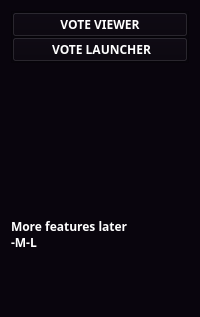
               <widget class="QWidget" name="page_2">
                <property name="geometry">
                 <rect>
                  <x>0</x>
                  <y>0</y>
                  <width>200</width>
                  <height>317</height>
                 </rect>
                </property>
                <property name="styleSheet">
                 <string notr="true">background-color: rgb(9, 5, 13);</string>
                </property>
                <attribute name="icon">
                 <iconset resource="icons.qrc">
                  <normaloff>:/icons/icons/arrow-down-circle.svg</normaloff>:/icons/icons/arrow-down-circle.svg</iconset>
                </attribute>
                <attribute name="label">
                 <string>Vote Zone</string>
                </attribute>
                <layout class="QVBoxLayout" name="verticalLayout_9">
                 <item alignment="Qt::AlignTop">
                  <widget class="QFrame" name="frame_11">
                   <property name="frameShape">
                    <enum>QFrame::StyledPanel</enum>
                   </property>
                   <property name="frameShadow">
                    <enum>QFrame::Raised</enum>
                   </property>
                   <layout class="QVBoxLayout" name="verticalLayout_10">
                    <property name="spacing">
                     <number>0</number>
                    </property>
                    <property name="leftMargin">
                     <number>0</number>
                    </property>
                    <property name="topMargin">
                     <number>0</number>
                    </property>
                    <property name="rightMargin">
                     <number>0</number>
                    </property>
                    <property name="bottomMargin">
                     <number>0</number>
                    </property>
                    <item>
                     <widget class="QPushButton" name="pushButton_13">
                      <property name="palette">
                       <palette>
                        <active>
                         <colorrole role="WindowText">
                          <brush brushstyle="SolidPattern">
                           <color alpha="255">
                            <red>255</red>
                            <green>255</green>
                            <blue>255</blue>
                           </color>
                          </brush>
                         </colorrole>
                         <colorrole role="Button">
                          <brush brushstyle="SolidPattern">
                           <color alpha="255">
                            <red>9</red>
                            <green>5</green>
                            <blue>13</blue>
                           </color>
                          </brush>
                         </colorrole>
                         <colorrole role="Text">
                          <brush brushstyle="SolidPattern">
                           <color alpha="255">
                            <red>255</red>
                            <green>255</green>
                            <blue>255</blue>
                           </color>
                          </brush>
                         </colorrole>
                         <colorrole role="ButtonText">
                          <brush brushstyle="SolidPattern">
                           <color alpha="255">
                            <red>255</red>
                            <green>255</green>
                            <blue>255</blue>
                           </color>
                          </brush>
                         </colorrole>
                         <colorrole role="Base">
                          <brush brushstyle="SolidPattern">
                           <color alpha="255">
                            <red>9</red>
                            <green>5</green>
                            <blue>13</blue>
                           </color>
                          </brush>
                         </colorrole>
                         <colorrole role="Window">
                          <brush brushstyle="SolidPattern">
                           <color alpha="255">
                            <red>9</red>
                            <green>5</green>
                            <blue>13</blue>
                           </color>
                          </brush>
                         </colorrole>
                         <colorrole role="PlaceholderText">
                          <brush brushstyle="NoBrush">
                           <color alpha="128">
                            <red>255</red>
                            <green>255</green>
                            <blue>255</blue>
                           </color>
                          </brush>
                         </colorrole>
                        </active>
                        <inactive>
                         <colorrole role="WindowText">
                          <brush brushstyle="SolidPattern">
                           <color alpha="255">
                            <red>255</red>
                            <green>255</green>
                            <blue>255</blue>
                           </color>
                          </brush>
                         </colorrole>
                         <colorrole role="Button">
                          <brush brushstyle="SolidPattern">
                           <color alpha="255">
                            <red>9</red>
                            <green>5</green>
                            <blue>13</blue>
                           </color>
                          </brush>
                         </colorrole>
                         <colorrole role="Text">
                          <brush brushstyle="SolidPattern">
                           <color alpha="255">
                            <red>255</red>
                            <green>255</green>
                            <blue>255</blue>
                           </color>
                          </brush>
                         </colorrole>
                         <colorrole role="ButtonText">
                          <brush brushstyle="SolidPattern">
                           <color alpha="255">
                            <red>255</red>
                            <green>255</green>
                            <blue>255</blue>
                           </color>
                          </brush>
                         </colorrole>
                         <colorrole role="Base">
                          <brush brushstyle="SolidPattern">
                           <color alpha="255">
                            <red>9</red>
                            <green>5</green>
                            <blue>13</blue>
                           </color>
                          </brush>
                         </colorrole>
                         <colorrole role="Window">
                          <brush brushstyle="SolidPattern">
                           <color alpha="255">
                            <red>9</red>
                            <green>5</green>
                            <blue>13</blue>
                           </color>
                          </brush>
                         </colorrole>
                         <colorrole role="PlaceholderText">
                          <brush brushstyle="NoBrush">
                           <color alpha="128">
                            <red>255</red>
                            <green>255</green>
                            <blue>255</blue>
                           </color>
                          </brush>
                         </colorrole>
                        </inactive>
                        <disabled>
                         <colorrole role="WindowText">
                          <brush brushstyle="SolidPattern">
                           <color alpha="255">
                            <red>255</red>
                            <green>255</green>
                            <blue>255</blue>
                           </color>
                          </brush>
                         </colorrole>
                         <colorrole role="Button">
                          <brush brushstyle="SolidPattern">
                           <color alpha="255">
                            <red>9</red>
                            <green>5</green>
                            <blue>13</blue>
                           </color>
                          </brush>
                         </colorrole>
                         <colorrole role="Text">
                          <brush brushstyle="SolidPattern">
                           <color alpha="255">
                            <red>255</red>
                            <green>255</green>
                            <blue>255</blue>
                           </color>
                          </brush>
                         </colorrole>
                         <colorrole role="ButtonText">
                          <brush brushstyle="SolidPattern">
                           <color alpha="255">
                            <red>255</red>
                            <green>255</green>
                            <blue>255</blue>
                           </color>
                          </brush>
                         </colorrole>
                         <colorrole role="Base">
                          <brush brushstyle="SolidPattern">
                           <color alpha="255">
                            <red>9</red>
                            <green>5</green>
                            <blue>13</blue>
                           </color>
                          </brush>
                         </colorrole>
                         <colorrole role="Window">
                          <brush brushstyle="SolidPattern">
                           <color alpha="255">
                            <red>9</red>
                            <green>5</green>
                            <blue>13</blue>
                           </color>
                          </brush>
                         </colorrole>
                         <colorrole role="PlaceholderText">
                          <brush brushstyle="NoBrush">
                           <color alpha="128">
                            <red>255</red>
                            <green>255</green>
                            <blue>255</blue>
                           </color>
                          </brush>
                         </colorrole>
                        </disabled>
                       </palette>
                      </property>
                      <property name="font">
                       <font>
                        <family>Noto Sans SemiBold</family>
                        <weight>75</weight>
                        <bold>true</bold>
                       </font>
                      </property>
                      <property name="text">
                       <string>VOTE VIEWER</string>
                      </property>
                      <property name="icon">
                       <iconset resource="icons.qrc">
                        <normaloff>:/icons/icons/pie-chart.svg</normaloff>:/icons/icons/pie-chart.svg</iconset>
                      </property>
                      <property name="iconSize">
                       <size>
                        <width>16</width>
                        <height>20</height>
                       </size>
                      </property>
                     </widget>
                    </item>
                    <item>
                     <widget class="QPushButton" name="pushButton_14">
                      <property name="palette">
                       <palette>
                        <active>
                         <colorrole role="WindowText">
                          <brush brushstyle="SolidPattern">
                           <color alpha="255">
                            <red>255</red>
                            <green>255</green>
                            <blue>255</blue>
                           </color>
                          </brush>
                         </colorrole>
                         <colorrole role="Button">
                          <brush brushstyle="SolidPattern">
                           <color alpha="255">
                            <red>9</red>
                            <green>5</green>
                            <blue>13</blue>
                           </color>
                          </brush>
                         </colorrole>
                         <colorrole role="Text">
                          <brush brushstyle="SolidPattern">
                           <color alpha="255">
                            <red>255</red>
                            <green>255</green>
                            <blue>255</blue>
                           </color>
                          </brush>
                         </colorrole>
                         <colorrole role="ButtonText">
                          <brush brushstyle="SolidPattern">
                           <color alpha="255">
                            <red>255</red>
                            <green>255</green>
                            <blue>255</blue>
                           </color>
                          </brush>
                         </colorrole>
                         <colorrole role="Base">
                          <brush brushstyle="SolidPattern">
                           <color alpha="255">
                            <red>9</red>
                            <green>5</green>
                            <blue>13</blue>
                           </color>
                          </brush>
                         </colorrole>
                         <colorrole role="Window">
                          <brush brushstyle="SolidPattern">
                           <color alpha="255">
                            <red>9</red>
                            <green>5</green>
                            <blue>13</blue>
                           </color>
                          </brush>
                         </colorrole>
                         <colorrole role="PlaceholderText">
                          <brush brushstyle="NoBrush">
                           <color alpha="128">
                            <red>255</red>
                            <green>255</green>
                            <blue>255</blue>
                           </color>
                          </brush>
                         </colorrole>
                        </active>
                        <inactive>
                         <colorrole role="WindowText">
                          <brush brushstyle="SolidPattern">
                           <color alpha="255">
                            <red>255</red>
                            <green>255</green>
                            <blue>255</blue>
                           </color>
                          </brush>
                         </colorrole>
                         <colorrole role="Button">
                          <brush brushstyle="SolidPattern">
                           <color alpha="255">
                            <red>9</red>
                            <green>5</green>
                            <blue>13</blue>
                           </color>
                          </brush>
                         </colorrole>
                         <colorrole role="Text">
                          <brush brushstyle="SolidPattern">
                           <color alpha="255">
                            <red>255</red>
                            <green>255</green>
                            <blue>255</blue>
                           </color>
                          </brush>
                         </colorrole>
                         <colorrole role="ButtonText">
                          <brush brushstyle="SolidPattern">
                           <color alpha="255">
                            <red>255</red>
                            <green>255</green>
                            <blue>255</blue>
                           </color>
                          </brush>
                         </colorrole>
                         <colorrole role="Base">
                          <brush brushstyle="SolidPattern">
                           <color alpha="255">
                            <red>9</red>
                            <green>5</green>
                            <blue>13</blue>
                           </color>
                          </brush>
                         </colorrole>
                         <colorrole role="Window">
                          <brush brushstyle="SolidPattern">
                           <color alpha="255">
                            <red>9</red>
                            <green>5</green>
                            <blue>13</blue>
                           </color>
                          </brush>
                         </colorrole>
                         <colorrole role="PlaceholderText">
                          <brush brushstyle="NoBrush">
                           <color alpha="128">
                            <red>255</red>
                            <green>255</green>
                            <blue>255</blue>
                           </color>
                          </brush>
                         </colorrole>
                        </inactive>
                        <disabled>
                         <colorrole role="WindowText">
                          <brush brushstyle="SolidPattern">
                           <color alpha="255">
                            <red>255</red>
                            <green>255</green>
                            <blue>255</blue>
                           </color>
                          </brush>
                         </colorrole>
                         <colorrole role="Button">
                          <brush brushstyle="SolidPattern">
                           <color alpha="255">
                            <red>9</red>
                            <green>5</green>
                            <blue>13</blue>
                           </color>
                          </brush>
                         </colorrole>
                         <colorrole role="Text">
                          <brush brushstyle="SolidPattern">
                           <color alpha="255">
                            <red>255</red>
                            <green>255</green>
                            <blue>255</blue>
                           </color>
                          </brush>
                         </colorrole>
                         <colorrole role="ButtonText">
                          <brush brushstyle="SolidPattern">
                           <color alpha="255">
                            <red>255</red>
                            <green>255</green>
                            <blue>255</blue>
                           </color>
                          </brush>
                         </colorrole>
                         <colorrole role="Base">
                          <brush brushstyle="SolidPattern">
                           <color alpha="255">
                            <red>9</red>
                            <green>5</green>
                            <blue>13</blue>
                           </color>
                          </brush>
                         </colorrole>
                         <colorrole role="Window">
                          <brush brushstyle="SolidPattern">
                           <color alpha="255">
                            <red>9</red>
                            <green>5</green>
                            <blue>13</blue>
                           </color>
                          </brush>
                         </colorrole>
                         <colorrole role="PlaceholderText">
                          <brush brushstyle="NoBrush">
                           <color alpha="128">
                            <red>255</red>
                            <green>255</green>
                            <blue>255</blue>
                           </color>
                          </brush>
                         </colorrole>
                        </disabled>
                       </palette>
                      </property>
                      <property name="font">
                       <font>
                        <family>Noto Sans SemiBold</family>
                        <weight>75</weight>
                        <bold>true</bold>
                       </font>
                      </property>
                      <property name="text">
                       <string> VOTE LAUNCHER</string>
                      </property>
                      <property name="icon">
                       <iconset resource="icons.qrc">
                        <normaloff>:/icons/icons/settings.svg</normaloff>:/icons/icons/settings.svg</iconset>
                      </property>
                      <property name="iconSize">
                       <size>
                        <width>16</width>
                        <height>20</height>
                       </size>
                      </property>
                     </widget>
                    </item>
                   </layout>
                  </widget>
                 </item>
                 <item>
                  <widget class="QLabel" name="label_4">
                   <property name="palette">
                    <palette>
                     <active>
                      <colorrole role="WindowText">
                       <brush brushstyle="SolidPattern">
                        <color alpha="255">
                         <red>255</red>
                         <green>255</green>
                         <blue>255</blue>
                        </color>
                       </brush>
                      </colorrole>
                      <colorrole role="Button">
                       <brush brushstyle="SolidPattern">
                        <color alpha="255">
                         <red>9</red>
                         <green>5</green>
                         <blue>13</blue>
                        </color>
                       </brush>
                      </colorrole>
                      <colorrole role="Text">
                       <brush brushstyle="SolidPattern">
                        <color alpha="255">
                         <red>255</red>
                         <green>255</green>
                         <blue>255</blue>
                        </color>
                       </brush>
                      </colorrole>
                      <colorrole role="ButtonText">
                       <brush brushstyle="SolidPattern">
                        <color alpha="255">
                         <red>255</red>
                         <green>255</green>
                         <blue>255</blue>
                        </color>
                       </brush>
                      </colorrole>
                      <colorrole role="Base">
                       <brush brushstyle="SolidPattern">
                        <color alpha="255">
                         <red>9</red>
                         <green>5</green>
                         <blue>13</blue>
                        </color>
                       </brush>
                      </colorrole>
                      <colorrole role="Window">
                       <brush brushstyle="SolidPattern">
                        <color alpha="255">
                         <red>9</red>
                         <green>5</green>
                         <blue>13</blue>
                        </color>
                       </brush>
                      </colorrole>
                      <colorrole role="PlaceholderText">
                       <brush brushstyle="NoBrush">
                        <color alpha="128">
                         <red>255</red>
                         <green>255</green>
                         <blue>255</blue>
                        </color>
                       </brush>
                      </colorrole>
                     </active>
                     <inactive>
                      <colorrole role="WindowText">
                       <brush brushstyle="SolidPattern">
                        <color alpha="255">
                         <red>255</red>
                         <green>255</green>
                         <blue>255</blue>
                        </color>
                       </brush>
                      </colorrole>
                      <colorrole role="Button">
                       <brush brushstyle="SolidPattern">
                        <color alpha="255">
                         <red>9</red>
                         <green>5</green>
                         <blue>13</blue>
                        </color>
                       </brush>
                      </colorrole>
                      <colorrole role="Text">
                       <brush brushstyle="SolidPattern">
                        <color alpha="255">
                         <red>255</red>
                         <green>255</green>
                         <blue>255</blue>
                        </color>
                       </brush>
                      </colorrole>
                      <colorrole role="ButtonText">
                       <brush brushstyle="SolidPattern">
                        <color alpha="255">
                         <red>255</red>
                         <green>255</green>
                         <blue>255</blue>
                        </color>
                       </brush>
                      </colorrole>
                      <colorrole role="Base">
                       <brush brushstyle="SolidPattern">
                        <color alpha="255">
                         <red>9</red>
                         <green>5</green>
                         <blue>13</blue>
                        </color>
                       </brush>
                      </colorrole>
                      <colorrole role="Window">
                       <brush brushstyle="SolidPattern">
                        <color alpha="255">
                         <red>9</red>
                         <green>5</green>
                         <blue>13</blue>
                        </color>
                       </brush>
                      </colorrole>
                      <colorrole role="PlaceholderText">
                       <brush brushstyle="NoBrush">
                        <color alpha="128">
                         <red>255</red>
                         <green>255</green>
                         <blue>255</blue>
                        </color>
                       </brush>
                      </colorrole>
                     </inactive>
                     <disabled>
                      <colorrole role="WindowText">
                       <brush brushstyle="SolidPattern">
                        <color alpha="255">
                         <red>255</red>
                         <green>255</green>
                         <blue>255</blue>
                        </color>
                       </brush>
                      </colorrole>
                      <colorrole role="Button">
                       <brush brushstyle="SolidPattern">
                        <color alpha="255">
                         <red>9</red>
                         <green>5</green>
                         <blue>13</blue>
                        </color>
                       </brush>
                      </colorrole>
                      <colorrole role="Text">
                       <brush brushstyle="SolidPattern">
                        <color alpha="255">
                         <red>255</red>
                         <green>255</green>
                         <blue>255</blue>
                        </color>
                       </brush>
                      </colorrole>
                      <colorrole role="ButtonText">
                       <brush brushstyle="SolidPattern">
                        <color alpha="255">
                         <red>255</red>
                         <green>255</green>
                         <blue>255</blue>
                        </color>
                       </brush>
                      </colorrole>
                      <colorrole role="Base">
                       <brush brushstyle="SolidPattern">
                        <color alpha="255">
                         <red>9</red>
                         <green>5</green>
                         <blue>13</blue>
                        </color>
                       </brush>
                      </colorrole>
                      <colorrole role="Window">
                       <brush brushstyle="SolidPattern">
                        <color alpha="255">
                         <red>9</red>
                         <green>5</green>
                         <blue>13</blue>
                        </color>
                       </brush>
                      </colorrole>
                      <colorrole role="PlaceholderText">
                       <brush brushstyle="NoBrush">
                        <color alpha="128">
                         <red>255</red>
                         <green>255</green>
                         <blue>255</blue>
                        </color>
                       </brush>
                      </colorrole>
                     </disabled>
                    </palette>
                   </property>
                   <property name="font">
                    <font>
                     <family>Noto Sans ExtraBold</family>
                     <weight>75</weight>
                     <bold>true</bold>
                    </font>
                   </property>
                   <property name="text">
                    <string>More features later                               -M-L</string>
                   </property>
                   <property name="wordWrap">
                    <bool>true</bool>
                   </property>
                  </widget>
                 </item>
                </layout>
               </widget>
